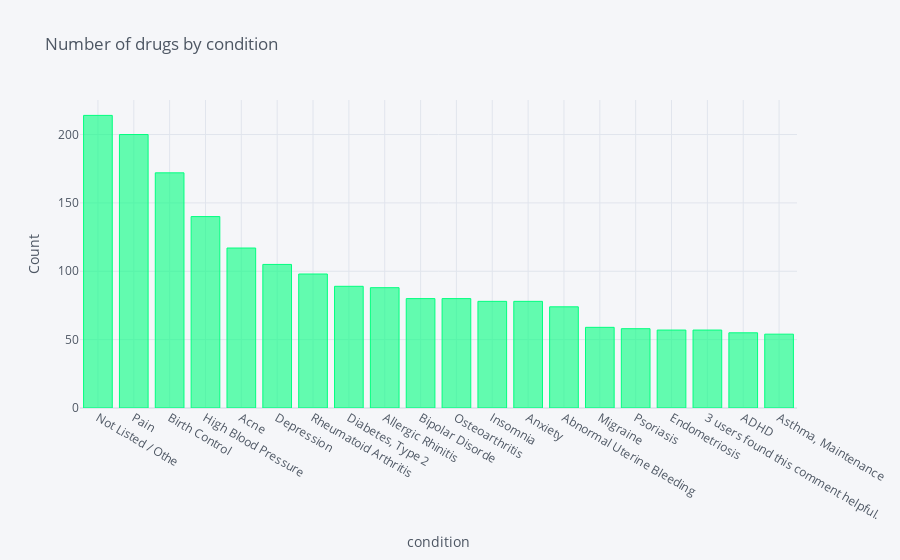

This figure's notebook cell:
### Code cell
df.groupby(['condition'])['drugName'].nunique().sort_values(ascending=False).iloc[:20].iplot(kind='bar',
                                                                                            title='Number of drugs by condition',
                                                                                            xTitle='condition',
                                                                                            yTitle='Count',
                                                                                            color='springgreen')

### Figure 1 — Plotly figure (JSON) as saved in the notebook; plotly's stock layout.template omitted (floating-point values rounded to 4 significant figures)
{"data": [{"marker": {"color": "rgba(0, 255, 127, 0.6)", "line": {"color": "rgba(0, 255, 127, 1.0)", "width": 1}}, "name": "drugName", "orientation": "v", "text": "", "type": "bar", "x": ["Not Listed / Othe", "Pain", "Birth Control", "High Blood Pressure", "Acne", "Depression", "Rheumatoid Arthritis", "Diabetes, Type 2", "Allergic Rhinitis", "Bipolar Disorde", "Osteoarthritis", "Insomnia", "Anxiety", "Abnormal Uterine Bleeding", "Migraine", "Psoriasis", "Endometriosis", "3</span> users found this comment helpful.", "ADHD", "Asthma, Maintenance"], "y": [214, 200, 172, 140, 117, 105, 98, 89, 88, 80, 80, 78, 78, 74, 59, 58, 57, 57, 55, 54]}], "layout": {"legend": {"bgcolor": "#F5F6F9", "font": {"color": "#4D5663"}}, "paper_bgcolor": "#F5F6F9", "plot_bgcolor": "#F5F6F9", "title": {"font": {"color": "#4D5663"}, "text": "Number of drugs by condition"}, "xaxis": {"gridcolor": "#E1E5ED", "showgrid": true, "tickfont": {"color": "#4D5663"}, "title": {"font": {"color": "#4D5663"}, "text": "condition"}, "zerolinecolor": "#E1E5ED"}, "yaxis": {"gridcolor": "#E1E5ED", "showgrid": true, "tickfont": {"color": "#4D5663"}, "title": {"font": {"color": "#4D5663"}, "text": "Count"}, "zerolinecolor": "#E1E5ED"}}}
